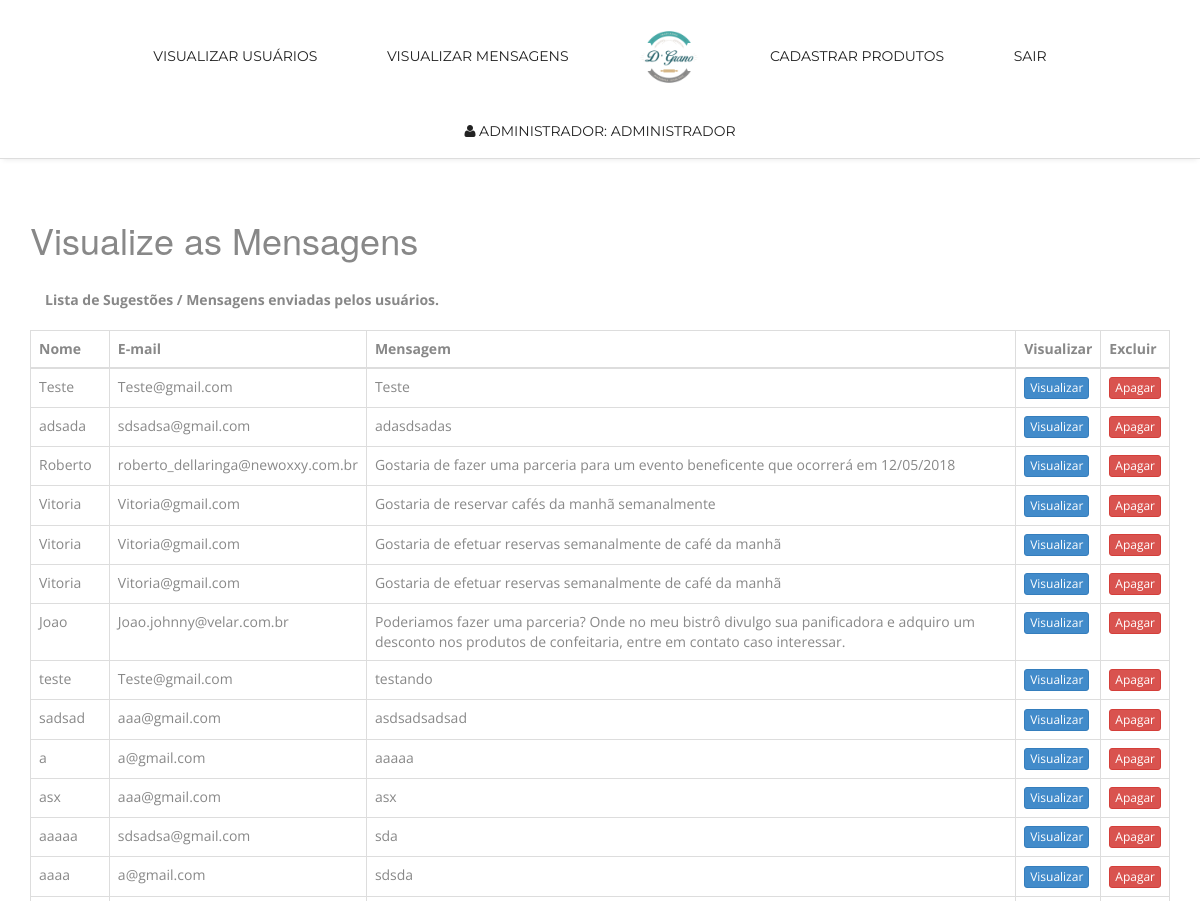
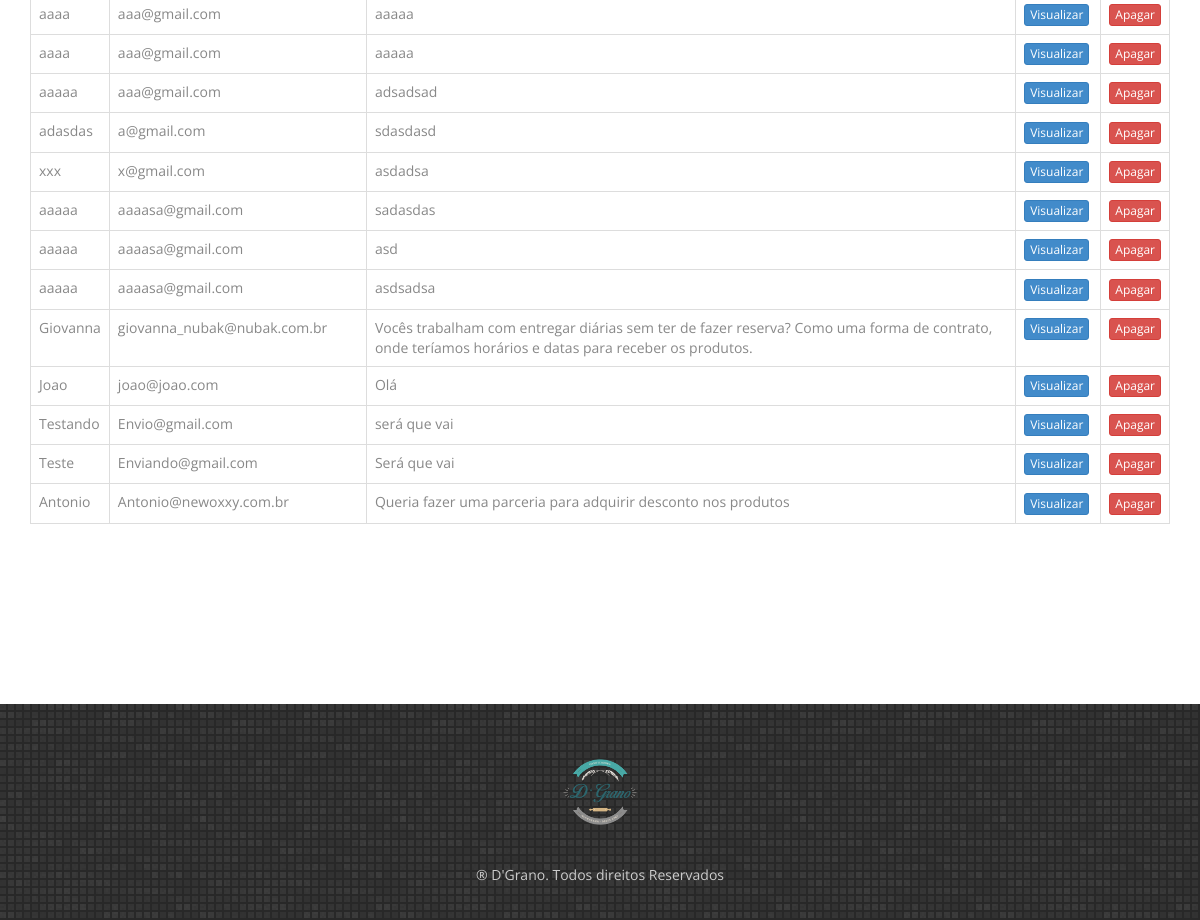
Page /visualizar_contato.php (signed in) on the committed database (2 pictures, top to bottom).
### tables this page shows
CREATE TABLE `contato` (
  `id` int(11) NOT NULL AUTO_INCREMENT,
  `nome` varchar(40) DEFAULT NULL,
  `email` varchar(40) DEFAULT NULL,
  `mensagem` text,
  PRIMARY KEY (`id`)
);

### visualizar_contato.php (the view, shortened to what this page needs)
<!doctype html>
<html>
<head>
<link href="css/bootstrap.css" rel="stylesheet" type="text/css">
<link href="css/style.css" rel="stylesheet" type="text/css">
<link href="css/font-awesome.css" rel="stylesheet" type="text/css">
<link href="css/responsive.css" rel="stylesheet" type="text/css">
<link href="css/animate.css" rel="stylesheet" type="text/css">
</head>
<body>
<?php
    $secao_usuario = $_SESSION['usuario'];
?>
<nav class="main-nav-outer" id="test">
	<div class="container">
        <ul class="main-nav">
            <li><a href="visualizar_cadastro.php">Visualizar Usuários</a></li>
            <li><a href="visualizar_contato.php">Visualizar Mensagens</a></li>
            <li class="small-logo"><a href="menu_admin.php"><img src="img/d-grano.png" style="width:60px;" alt=""></a></li>
            <li><a href="cadastro_produtos.php">Cadastrar Produtos</a></li>
            <li><a href="logoff.php">Sair</a></li>
            <li><a href=""><i class="fa-user"></i> Administrador: <?php  echo $secao_usuario; ?></a></li>
        </ul>
    </div>
</nav>
        <br><br>
        <div class="container">
            <h1>Visualize as Mensagens </h1>
            <br>
            <div class="form-group col-lg-8">
                <label>Lista de Sugestões / Mensagens enviadas pelos usuários.</label>
            </div>
            <br><br>
            <div class="table-responsive">
                <table class="table  table-bordered table-hover">
                    <thead>
                        <tr>
                            <th>Nome</th>
                            <th>E-mail</th>
                            <th>Mensagem</th>
                            <th>Visualizar</th>
                            <th>Excluir</th>
                        </tr>
                    </thead>
                    <tbody>
                        <?php	include("conexao.php");
                            $sql = "SELECT * FROM contato ORDER BY id";
                            $result = $conn->query($sql);
                            if ($result->num_rows > 0) {
                                while($row = $result->fetch_assoc()) {	?>
                                    <tr>
                                        <td><?php echo $row['nome']; ?></td>
                                        <td><?php echo $row['email']; ?></td>
                                        <td><?php echo $row['mensagem']; ?></td>
                                        <td><button type="button" class="btn btn-xs btn-primary" data-toggle="modal" data-target="#myModal<?php echo $row['id']; ?>">Visualizar</button></td>
                                        <td><a href="processa_apagar.php?id=<?php echo $row['id']; ?>"><button type="button" class="btn btn-xs btn-danger">Apagar</button></a></td>
                                    </tr>
                                <?php } ?>
                            <?php } ?>
                    </tbody>
                </table>
            </div>
            <br><br><br><br><br><br><br><br>
        </div>
<footer class="footer">
    <div class="container">
        <div class="footer-logo"><a href="#"><img src="img/d-grano.png" style="width:80px;" alt=""></a></div>
        <span class="copyright">&reg; D'Grano. Todos direitos Reservados</span>
    </div>
</footer>
</body>
</html>

### css/style.css (style rules this page uses)
img { max-width:100%; }
a, a:hover, a:active { outline:0px !important }
body { background:#fff; font-family: 'Open Sans', sans-serif; font-size:14px; font-weight:normal; color:#888888; }
.main-nav-outer { padding:0px; border-bottom:1px solid #dddddd; box-shadow:0 4px 5px -3px #ececec; position:relative; background:#fff; }
.main-nav { text-align:center; margin:10px 0 0px; padding:0; list-style:none; }
.main-nav li { display:inline; margin:0 1px; }
.main-nav li a { display:inline-block; color:#222222; text-transform:uppercase; font-family: 'Montserrat', sans-serif; text-decoration: none; line-height:20px; margin:17px 32px; transition:all 0.3s ease-in-out; -moz-transition:all 0.3s ease-in-out; -webkit-transition:all 0.3s ease-in-out; }
.small-logo { padding:0 1px; }
.footer { background:url(../img/pw_maze_black_2X.png) left top repeat; padding:35px 0 35px; }
.footer-logo { margin:15px auto 35px; width: 76px; }
.copyright, .credits { color:#cccccc; font-size:14px; display:block; text-align:center; }

### css/responsive.css (style rules this page uses)
@media only screen and (min-width: 992px) { .main-nav { display:block !important; } }

### rows in the picture
contato: nome "Teste", email "Teste@gmail.com", mensagem "Teste"
contato: nome "adsada", email "sdsadsa@gmail.com", mensagem "adasdsadas"
contato: nome "Roberto", email "roberto_dellaringa@newoxxy.com.br", mensagem "Gostaria de fazer uma parceria para um evento beneficente que ocorrerá em 12/05/2018"
contato: nome "Vitoria", email "Vitoria@gmail.com", mensagem "Gostaria de reservar cafés da manhã semanalmente"
contato: nome "Vitoria", email "Vitoria@gmail.com", mensagem "Gostaria de efetuar reservas semanalmente de café da manhã"
contato: nome "Vitoria", email "Vitoria@gmail.com", mensagem "Gostaria de efetuar reservas semanalmente de café da manhã"
contato: nome "Joao", email "Joao.johnny@velar.com.br", mensagem "Poderiamos fazer uma parceria? Onde no meu bistrô divulgo sua panificadora e adquiro um desconto nos produtos de confeitaria, entre em contato caso interessar."
contato: nome "teste", email "Teste@gmail.com", mensagem "testando"
contato: nome "sadsad", email "aaa@gmail.com", mensagem "asdsadsadsad"
contato: nome "a", email "a@gmail.com", mensagem "aaaaa"
contato: nome "asx", email "aaa@gmail.com", mensagem "asx"
contato: nome "aaaaa", email "sdsadsa@gmail.com", mensagem "sda"
contato: nome "aaaa", email "a@gmail.com", mensagem "sdsda"
contato: nome "aaaa", email "aaa@gmail.com", mensagem "aaaaa"
contato: nome "aaaa", email "aaa@gmail.com", mensagem "aaaaa"
contato: nome "aaaaa", email "aaa@gmail.com", mensagem "adsadsad"
contato: nome "adasdas", email "a@gmail.com", mensagem "sdasdasd"
contato: nome "xxx", email "x@gmail.com", mensagem "asdadsa"
contato: nome "aaaaa", email "aaaasa@gmail.com", mensagem "sadasdas"
contato: nome "aaaaa", email "aaaasa@gmail.com", mensagem "asd"
contato: nome "aaaaa", email "aaaasa@gmail.com", mensagem "asdsadsa"
contato: nome "Giovanna", email "giovanna_nubak@nubak.com.br", mensagem "Vocês trabalham com entregar diárias sem ter de fazer reserva? Como uma forma de contrato, onde teríamos horários e datas para receber os produtos."
contato: nome "Joao", email "joao@joao.com", mensagem "Olá"
contato: nome "Testando", email "Envio@gmail.com", mensagem "será que vai"
contato: nome "Teste", email "Enviando@gmail.com", mensagem "Será que vai"
contato: nome "Antonio", email "Antonio@newoxxy.com.br", mensagem "Queria fazer uma parceria para adquirir desconto nos produtos"

### other values in the picture
$secao_usuario "ADMINISTRADOR"
